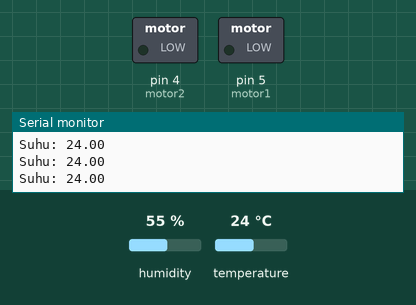
The sketch below on a simulated Arduino Uno, built with avr-gcc and run on an emulated ATmega328P. Shown: switched loads named in the sketch (green lamp = pin HIGH), the last lines printed to the serial monitor. The test bench sets the inputs (shaded band); at power-on: temperature 24 °C, humidity 55 %.

Above: at 1.3 s.
1.4 s: temperature set to 29.6 °C
2.9 s: temperature set to 30.8 °C
At 4.7 s:
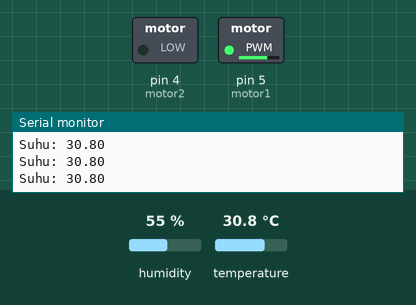
Timing chart, 0 to 6.2 s (numbered marks = the images above; inputs shaded):
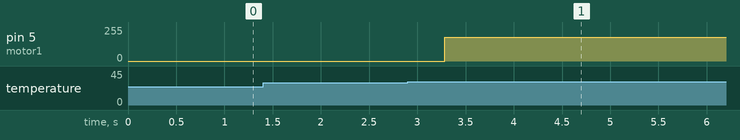

The sketch:

motor_sht.ino
```cpp
#include <SHT1x.h>
const int motor1  = 5;
const int motor2  = 4;
#define dataPin 10
#define clockPin 11
SHT1x sht1x(dataPin, clockPin);

void setup(){
  pinMode(motor1, OUTPUT);
  pinMode(motor2, OUTPUT);
  Serial.begin(9600);
}

void loop(){
float suhu;
float kelembaban;
suhu = sht1x.readTemperatureC();
kelembaban = sht1x.readHumidity();
Serial.print("Suhu: ");
Serial.println(suhu);
//Serial.print("Kelembapan: ");
//Serial.print(kelembaban);
//Serial.println(" %");
if (suhu > 30) {
analogWrite(motor1, 180);
analogWrite(motor2, 0);
}
else if (suhu = 30) {
analogWrite(motor1, 0);
analogWrite(motor2, 0);
}
else if (suhu < 27) {
analogWrite(motor1, 0);
analogWrite(motor2, 360);
}
else{
  analogWrite(motor1, 360);
  analogWrite(motor2, 360);
}
delay(500);
}
```

Measured:
- the behaviour switches between 30 and 30.1 °C on temperature (found by bisection; images 0 and 1)
- after the input at 2.9 s, pin 5 (motor1): 0/255 → 180/255 after 0.39 s
